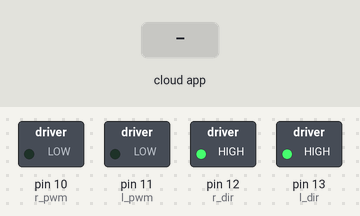
Bench run of a sketch on a simulated Arduino Uno, built with avr-gcc and run on an emulated ATmega328P. Shown: switched loads named in the sketch (green lamp = pin HIGH). Inputs (shaded band) come from the test bench. The ROS host is connected and sends only what is stated.

Above: at 1.2 s.
1.3 s: the phone or cloud app sets linear.x to -100
At 1.9 s:
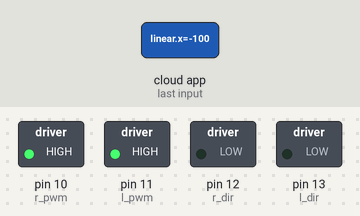
2.8 s: the phone or cloud app sets linear.x to 100
At 3.1 s:
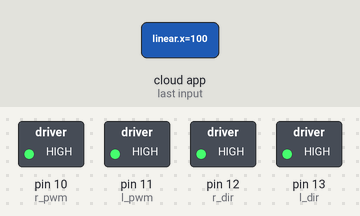
4.3 s: the phone or cloud app sets linear.x to 0
At 5.4 s:
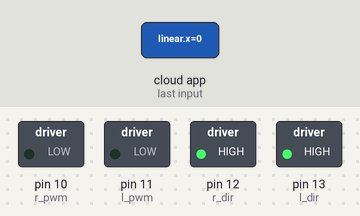
5.8 s: the phone or cloud app sets angular.z to -100
At 6.5 s:
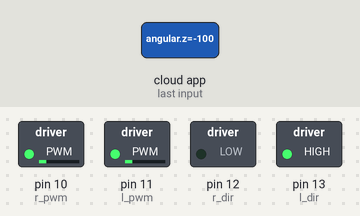
7.3 s: the phone or cloud app sets angular.z to 100
At 7.7 s:
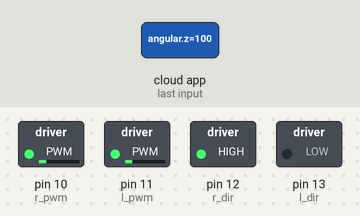
8.8 s: the phone or cloud app sets linear.x to -100
At 10.0 s:
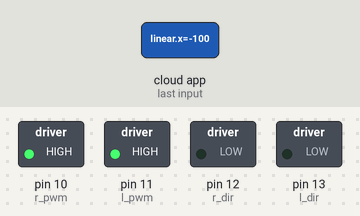
Timing chart, 0 to 11.3 s (numbered marks = the images above; inputs shaded):
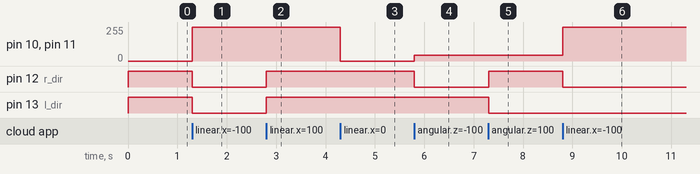

Measured:
- after the input at 1.3 s, pin 10 (r_pwm), pin 11 (l_pwm): 0/255 → 255/255 at once; pin 12 (r_dir), pin 13 (l_dir): HIGH → LOW at once
- after the input at 2.8 s, pin 12 (r_dir), pin 13 (l_dir): LOW → HIGH at once
- after the input at 4.3 s, pin 10 (r_pwm), pin 11 (l_pwm): 255/255 → 0/255 at once
- after the input at 5.8 s, pin 10 (r_pwm), pin 11 (l_pwm): 0/255 → 45/255 at once; pin 12 (r_dir): HIGH → LOW at once
- after the input at 7.3 s, pin 12 (r_dir): LOW → HIGH at once; pin 13 (l_dir): HIGH → LOW at once
- after the input at 8.8 s, pin 10 (r_pwm), pin 11 (l_pwm): 45/255 → 255/255 at once; pin 12 (r_dir): HIGH → LOW at once

The sketch:

Arduino_cytron_motor-driver.ino
```cpp
#include <ros.h>
#include <geometry_msgs/Twist.h>


#define l_dir 13
#define r_dir 12
#define l_pwm 11
#define r_pwm 10

float left_vel=0;
float right_vel=0;
int motor_rpm = 200;            //   max rpm of motor on full voltage
float wheel_diameter = 0.07;    //  in meters
float wheel_separation = 0.26;   //  in meters
float max_pwm_val = 255;         //  100 for Raspberry Pi , 255 for Arduino
float min_pwm_val = 0;           // Minimum PWM value that is needed for the robot to move

float wheel_radius = wheel_diameter/2;
float circumference_of_wheel = 2 * 3.14 * wheel_radius;
float max_speed = (circumference_of_wheel*motor_rpm)/60 ;  //   m/sec


void onTwist(const geometry_msgs::Twist& msg)
{
    float wheel_radius;
    float wheel_separation;

    float linear_vel = msg.linear.x ;                 //# Linear Velocity of Robot
    float angular_vel = msg.angular.z ;               //# Angular Velocity of Robot
    //print(str(linear)+"\t"+str(angular))

    float VrplusVl  = 2 * linear_vel;
    float VrminusVl = angular_vel * 0.26;

    float right_vel = ( VrplusVl + VrminusVl ) / 2;   // # right wheel velocity along the ground
    float left_vel  = VrplusVl - right_vel;  // # left wheel velocity along the ground

    //print (str(left_vel)+"\t"+str(right_vel))

    if (left_vel == 0.0 and right_vel == 0.0){
        stops();
    }
    else{
        wheel_vel_executer(left_vel, right_vel);
    }
}
  /////////////////////////////////////////////

void wheel_vel_executer(float left_speed, float right_speed){


    float lspeedPWM = max(min(((abs(left_speed)/max_speed)*max_pwm_val),max_pwm_val),min_pwm_val);  // Left Wheel
    float rspeedPWM = max(min(((abs(right_speed)/max_speed)*max_pwm_val),max_pwm_val),min_pwm_val); // Right Wheel
    analogWrite(l_pwm,lspeedPWM);
    analogWrite(r_pwm,rspeedPWM);


    if (left_speed >= 0){
        digitalWrite(l_dir,HIGH);
    }
    else{
        digitalWrite(l_dir,LOW);
    }

    if (right_speed >= 0){
        digitalWrite(r_dir,HIGH);
    }
    else{
        digitalWrite(r_dir,LOW);
    }


}
  ///////////////////////////////////


ros::Subscriber<geometry_msgs::Twist> sub("cmd_vel",onTwist);

ros::NodeHandle nh;


void setup() {
  // put your setup code here, to run once:
  pinMode(l_pwm,OUTPUT);
  pinMode(r_pwm,OUTPUT);
  pinMode(l_dir,OUTPUT);
  pinMode(r_dir,OUTPUT);
  nh.initNode();
  nh.subscribe(sub);

  analogWrite(l_pwm,0);
  analogWrite(r_pwm,0);
  digitalWrite(l_dir,HIGH);
  digitalWrite(r_dir,HIGH);

}

void loop() {
  // put your main code here, to run repeatedly:

  nh.spinOnce();

}


void stops(){
  analogWrite(l_pwm,0);
  analogWrite(r_pwm,0);
  digitalWrite(l_dir,HIGH);
  digitalWrite(r_dir,HIGH);
}
```
